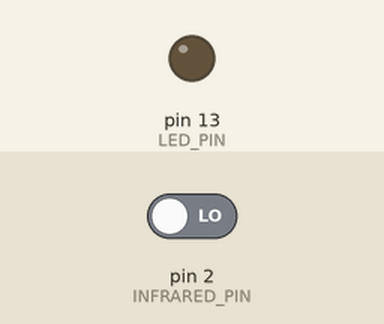
Recording of a sketch running on a simulated Arduino Uno, built with avr-gcc and run on an emulated ATmega328P. On the bench: output pins drawn as LEDs (lit = HIGH). Inputs (shaded band) come from the test bench; at power-on: pin 2 (INFRARED_PIN) LOW.

Above: at 1.2 s.
1.3 s: pin 2 (INFRARED_PIN) driven HIGH
At 2.0 s:
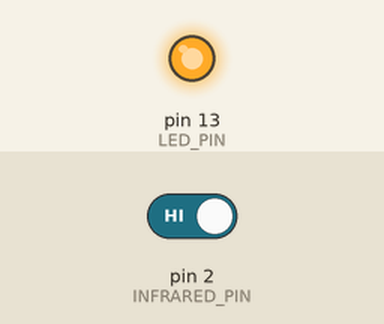
2.8 s: pin 2 (INFRARED_PIN) driven LOW
At 3.2 s:
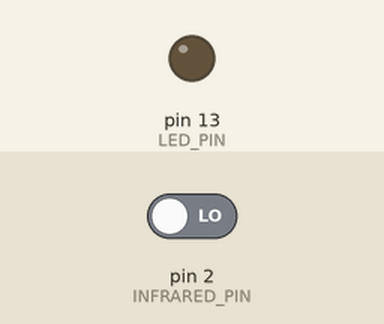
Timing chart, 0 to 5.8 s (numbered marks = the images above; inputs shaded):
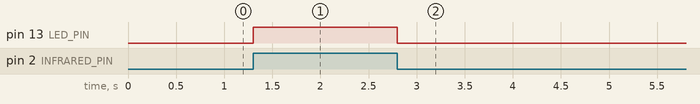

Measured:
- after the input at 1.3 s, pin 13 (LED_PIN): LOW → HIGH at once
- after the input at 2.8 s, pin 13 (LED_PIN): HIGH → LOW at once

The sketch:

Alarm.ino
```cpp
const int INFRARED_PIN = 2;
const int LED_PIN = 13;

void setup() {
  // put your setup code here, to run once:
  pinMode(INFRARED_PIN, INPUT);
  pinMode(LED_PIN, OUTPUT);
}

void loop() {
  // put your main code here, to run repeatedly:
  if (digitalRead(INFRARED_PIN) == HIGH) {
    digitalWrite(LED_PIN, HIGH);
  } else {
    digitalWrite(LED_PIN, LOW);
  }
}
```
